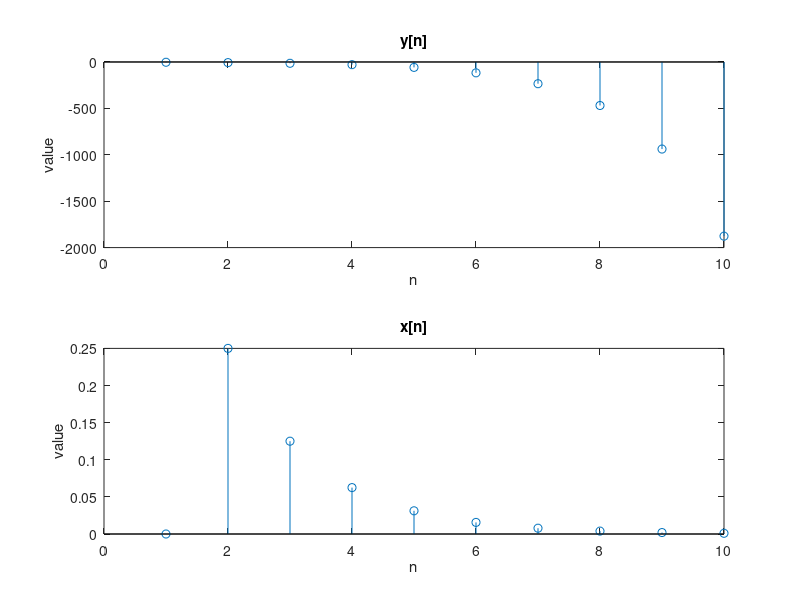

Here is the MATLAB script that generated this plot:
n=1:10;
a=[1,-3,2];
b=[1,0,0];
yi=-1; %initial condition when n=>1
h=(.5).^n;
u=[(n-2)>=0];
x=h.*u;
xi=(.5);
zi=filtic(b,a,yi,xi);
y=filter(b,a,x,zi);
subplot(2,1,1);
ylim([0 750])
stem(n,y);
xlabel('n');
ylabel('value');
title('y[n]');
subplot(2,1,2);
stem(n,x);
xlabel('n');
ylabel('value');
title('x[n]');